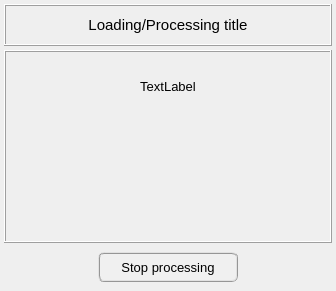
<?xml version="1.0" encoding="UTF-8"?>
<ui version="4.0">
 <class>Dialog</class>
 <widget class="QDialog" name="Dialog">
  <property name="geometry">
   <rect>
    <x>0</x>
    <y>0</y>
    <width>336</width>
    <height>291</height>
   </rect>
  </property>
  <property name="minimumSize">
   <size>
    <width>300</width>
    <height>200</height>
   </size>
  </property>
  <property name="cursor">
   <cursorShape>WaitCursor</cursorShape>
  </property>
  <property name="windowTitle">
   <string>Loading window</string>
  </property>
  <layout class="QGridLayout" name="gridLayout">
   <property name="leftMargin">
    <number>4</number>
   </property>
   <property name="topMargin">
    <number>4</number>
   </property>
   <property name="rightMargin">
    <number>4</number>
   </property>
   <property name="bottomMargin">
    <number>4</number>
   </property>
   <property name="spacing">
    <number>4</number>
   </property>
   <item row="0" column="0">
    <widget class="QFrame" name="frame">
     <property name="minimumSize">
      <size>
       <width>0</width>
       <height>42</height>
      </size>
     </property>
     <property name="maximumSize">
      <size>
       <width>16777215</width>
       <height>42</height>
      </size>
     </property>
     <property name="frameShape">
      <enum>QFrame::Box</enum>
     </property>
     <property name="frameShadow">
      <enum>QFrame::Raised</enum>
     </property>
     <layout class="QGridLayout" name="gridLayout_2">
      <property name="leftMargin">
       <number>2</number>
      </property>
      <property name="topMargin">
       <number>2</number>
      </property>
      <property name="rightMargin">
       <number>2</number>
      </property>
      <property name="bottomMargin">
       <number>2</number>
      </property>
      <property name="spacing">
       <number>2</number>
      </property>
      <item row="0" column="0">
       <widget class="QLabel" name="label_title">
        <property name="font">
         <font>
          <pointsize>11</pointsize>
          <weight>50</weight>
          <bold>false</bold>
         </font>
        </property>
        <property name="text">
         <string>Loading/Processing title</string>
        </property>
        <property name="alignment">
         <set>Qt::AlignCenter</set>
        </property>
       </widget>
      </item>
     </layout>
    </widget>
   </item>
   <item row="1" column="0">
    <widget class="QFrame" name="frame_2">
     <property name="frameShape">
      <enum>QFrame::Box</enum>
     </property>
     <property name="frameShadow">
      <enum>QFrame::Raised</enum>
     </property>
     <layout class="QGridLayout" name="gridLayout_5">
      <property name="leftMargin">
       <number>2</number>
      </property>
      <property name="topMargin">
       <number>2</number>
      </property>
      <property name="rightMargin">
       <number>2</number>
      </property>
      <property name="bottomMargin">
       <number>2</number>
      </property>
      <property name="spacing">
       <number>2</number>
      </property>
      <item row="0" column="0">
       <widget class="QFrame" name="frame_4">
        <property name="maximumSize">
         <size>
          <width>16777215</width>
          <height>80</height>
         </size>
        </property>
        <property name="frameShape">
         <enum>QFrame::NoFrame</enum>
        </property>
        <property name="frameShadow">
         <enum>QFrame::Raised</enum>
        </property>
        <layout class="QGridLayout" name="gridLayout_4">
         <property name="leftMargin">
          <number>2</number>
         </property>
         <property name="topMargin">
          <number>2</number>
         </property>
         <property name="rightMargin">
          <number>2</number>
         </property>
         <property name="bottomMargin">
          <number>2</number>
         </property>
         <property name="spacing">
          <number>2</number>
         </property>
         <item row="0" column="1">
          <widget class="QLabel" name="label_message">
           <property name="minimumSize">
            <size>
             <width>200</width>
             <height>0</height>
            </size>
           </property>
           <property name="font">
            <font>
             <pointsize>10</pointsize>
            </font>
           </property>
           <property name="text">
            <string>TextLabel</string>
           </property>
           <property name="alignment">
            <set>Qt::AlignCenter</set>
           </property>
           <property name="wordWrap">
            <bool>true</bool>
           </property>
           <property name="margin">
            <number>10</number>
           </property>
          </widget>
         </item>
         <item row="0" column="0">
          <widget class="QFrame" name="frame_6">
           <property name="maximumSize">
            <size>
             <width>40</width>
             <height>16777215</height>
            </size>
           </property>
           <property name="frameShape">
            <enum>QFrame::NoFrame</enum>
           </property>
           <property name="frameShadow">
            <enum>QFrame::Raised</enum>
           </property>
          </widget>
         </item>
         <item row="0" column="2">
          <widget class="QFrame" name="frame_7">
           <property name="maximumSize">
            <size>
             <width>40</width>
             <height>16777215</height>
            </size>
           </property>
           <property name="frameShape">
            <enum>QFrame::NoFrame</enum>
           </property>
           <property name="frameShadow">
            <enum>QFrame::Raised</enum>
           </property>
          </widget>
         </item>
        </layout>
       </widget>
      </item>
      <item row="1" column="0">
       <widget class="QFrame" name="frame_animation">
        <property name="frameShape">
         <enum>QFrame::NoFrame</enum>
        </property>
        <property name="frameShadow">
         <enum>QFrame::Raised</enum>
        </property>
        <layout class="QGridLayout" name="gridLayout_6">
         <item row="0" column="0">
          <spacer name="horizontalSpacer">
           <property name="orientation">
            <enum>Qt::Horizontal</enum>
           </property>
           <property name="sizeHint" stdset="0">
            <size>
             <width>40</width>
             <height>20</height>
            </size>
           </property>
          </spacer>
         </item>
         <item row="0" column="2">
          <spacer name="horizontalSpacer_2">
           <property name="orientation">
            <enum>Qt::Horizontal</enum>
           </property>
           <property name="sizeHint" stdset="0">
            <size>
             <width>40</width>
             <height>20</height>
            </size>
           </property>
          </spacer>
         </item>
         <item row="0" column="1">
          <widget class="QLabel" name="label_animation">
           <property name="minimumSize">
            <size>
             <width>100</width>
             <height>100</height>
            </size>
           </property>
           <property name="maximumSize">
            <size>
             <width>100</width>
             <height>100</height>
            </size>
           </property>
           <property name="font">
            <font>
             <pointsize>13</pointsize>
            </font>
           </property>
           <property name="text">
            <string/>
           </property>
           <property name="scaledContents">
            <bool>true</bool>
           </property>
           <property name="alignment">
            <set>Qt::AlignCenter</set>
           </property>
          </widget>
         </item>
        </layout>
       </widget>
      </item>
     </layout>
    </widget>
   </item>
   <item row="2" column="0">
    <widget class="QFrame" name="frame_3">
     <property name="minimumSize">
      <size>
       <width>0</width>
       <height>40</height>
      </size>
     </property>
     <property name="maximumSize">
      <size>
       <width>16777215</width>
       <height>40</height>
      </size>
     </property>
     <property name="frameShape">
      <enum>QFrame::NoFrame</enum>
     </property>
     <property name="frameShadow">
      <enum>QFrame::Raised</enum>
     </property>
     <layout class="QGridLayout" name="gridLayout_3">
      <property name="leftMargin">
       <number>2</number>
      </property>
      <property name="topMargin">
       <number>2</number>
      </property>
      <property name="rightMargin">
       <number>2</number>
      </property>
      <property name="bottomMargin">
       <number>2</number>
      </property>
      <property name="spacing">
       <number>2</number>
      </property>
      <item row="0" column="0">
       <widget class="QPushButton" name="pushButton_stop_processing">
        <property name="minimumSize">
         <size>
          <width>140</width>
          <height>30</height>
         </size>
        </property>
        <property name="maximumSize">
         <size>
          <width>140</width>
          <height>30</height>
         </size>
        </property>
        <property name="font">
         <font>
          <pointsize>10</pointsize>
         </font>
        </property>
        <property name="styleSheet">
         <string notr="true">QPushButton{border-radius: 6px; border-color: rgb(150, 150, 150); border-style: ridge; border-width: 2px; color: rgb(0, 0, 0); background-color: rgb(240, 240, 240)}
QPushButton:hover{border-radius: 6px; border-color: rgb(0, 170, 255); border-style: ridge; border-width: 2px; color: rgb(0, 0, 0); background-color: rgba(174, 213, 255, 100)}
QPushButton:pressed{border-radius: 6px; border-color: rgb(0, 170, 255); border-style: ridge; border-width: 2px; color: rgb(0, 0, 0); background-color: rgb(174, 213, 255)}
QPushButton:disabled{border-radius: 6px; border-color: rgb(150, 150, 150); border-style: ridge; border-width: 0px; color: rgb(150,150, 150); background-color: rgb(220, 220, 220)}</string>
        </property>
        <property name="text">
         <string>Stop processing</string>
        </property>
       </widget>
      </item>
     </layout>
    </widget>
   </item>
  </layout>
 </widget>
 <tabstops>
  <tabstop>pushButton_stop_processing</tabstop>
 </tabstops>
 <resources/>
 <connections/>
</ui>
